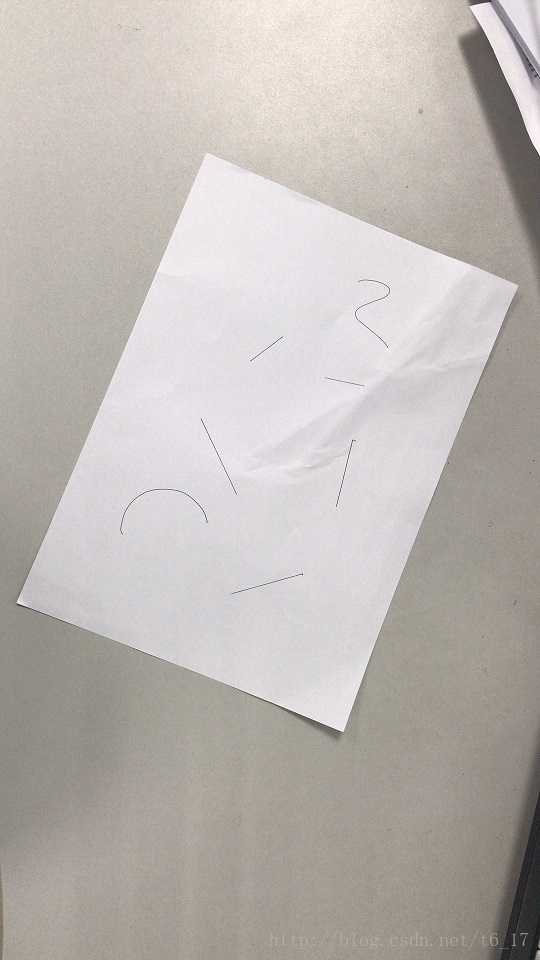
#> input picture week06/photo1.jpg, 540 x 960 px, found by its file name
$ python '透视变换.py'
#> lines starting #> are read from the running program, lines starting #| are printed output that depends on the picture
import numpy as np
import cv2

def WarpPerspectiveMatrix(src, dst):
    '''
    利用原图需要变换的物体的四个顶点坐标和变换后的四个顶点坐标求出变换矩阵warpMatrix
    A * warpMatrix = B
    :param src:原图需要变换物体的四个顶点
    :param dst:新图对应的四个顶点
    :return:变换矩阵
    '''
    assert src.shape[0] == dst.shape[0] and src.shape[0] >= 4

    nums = src.shape[0]
    A = np.zeros((2 * nums, 8))  # A*warpMatrix=B
    B = np.zeros((2 * nums, 1))
    for i in range(0, nums):
        # 2*8矩阵
        A_i = src[i, :]
        B_i = dst[i, :]
        A[2 * i, :] = [A_i[0], A_i[1], 1, 0, 0, 0,
                       -A_i[0] * B_i[0], -A_i[1] * B_i[0]]
        B[2 * i] = B_i[0]

        A[2 * i + 1, :] = [0, 0, 0, A_i[0], A_i[1], 1,
                           -A_i[0] * B_i[1], -A_i[1] * B_i[1]]
        B[2 * i + 1] = B_i[1]

    A = np.mat(A)
    # 用A.I求出A的逆矩阵，然后与B相乘，求出变换矩阵warpMatrix
    warpMatrix = A.I * B  # 求出a_11, a_12, a_13, a_21, a_22, a_23, a_31, a_32 共8个参数

    # 之后为结果的后处理
    warpMatrix = np.array(warpMatrix).T[0]
    warpMatrix = np.insert(warpMatrix, warpMatrix.shape[0], values=1.0, axis=0)  # 插入a_33 = 1
    warpMatrix = warpMatrix.reshape((3, 3))
    return warpMatrix

def tsbh(warpMatrix, dst, img):
    w = int(dst[1,0]-dst[0,0])+1
    h = int(dst[2,1]-dst[0,1])+1
    result = np.zeros((h,w,3), np.uint8)
    W = np.mat(warpMatrix)
    W = W.I
    for i in range(w):
        for j in range(w):
            XY1 = np.array([[j],[i],[1]])
            XY1 = np.mat(XY1)
            x,y, _= W.dot(XY1)
            # 验证算出来的坐标是否和src里的相对应
            if i == h-1 and j ==0:
                print(x, y)
            # 算出的索引超出原图大小时，令其等于边界
            if y >=960:
                y = 959
                pass
            if y < 0:
                y = 0
                pass
            if x > 540:
                x = 539
                pass
            if x < 0:
                x = 0
                pass
            result[i, j, 0] = img[int(y), int(x), 0]
            result[i, j, 1] = img[int(y), int(x), 1]
            result[i, j, 2] = img[int(y), int(x), 2]
    return result


if __name__ == '__main__':
    src = np.float32([[207, 151], [517, 285], [17, 601], [343, 731]])
    dst = np.float32([[0, 0], [337, 0], [0, 488], [337, 488]])
    warpMatrix = WarpPerspectiveMatrix(src, dst)
    img_src = cv2.imread('photo1.jpg', 1)
#> img_src is the input picture: shape (960, 540, 3); mean B, G, R 179.3, 183.7, 189.4
    print(img_src.shape)
#| (960, 540, 3)
    img = np.copy(img_src)
    res = tsbh(warpMatrix, dst, img)
#> after the loop in tsbh, `for i in range(w):`:
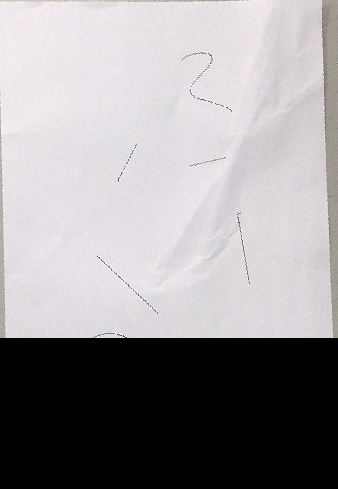
#> result: shape (489, 338, 3); mean B, G, R 153.2, 150.9, 153.9
    cv2.imshow('img_src', img_src)
    cv2.imshow('res', res)
    cv2.waitKey(0)


##################
'''
# 直接cv2接口获取
import cv2
import numpy as np

img = cv2.imread('photo1.jpg')

result3 = img.copy()

'''
# 注意这里src和dst的输入并不是图像，而是图像对应的顶点坐标。
'''
src = np.float32([[207, 151], [517, 285], [17, 601], [343, 731]])
dst = np.float32([[0, 0], [337, 0], [0, 488], [337, 488]])
print(img.shape)
# 生成透视变换矩阵；进行透视变换
m = WarpPerspectiveMatrix(src, dst)
print("warpMatrix:")
print(m)
result = WarpPerspectiveMatrix(result3, m, (337, 488))
cv2.imshow("src", img)
cv2.imshow("result", result)
cv2.waitKey(0)

'''
